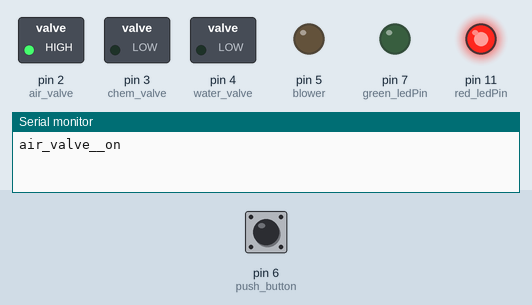
Simulated run of this sketch. Board: Arduino Uno, built with avr-gcc and run on an emulated ATmega328P. On the bench: switched loads named in the sketch (green lamp = pin HIGH), output pins drawn as LEDs (lit = HIGH), the last lines printed to the serial monitor. The inputs (shaded band) are chosen by the test bench; at power-on: pin 6 (push_button) HIGH.

Above: at 0.3 s.
At 20.5 s:
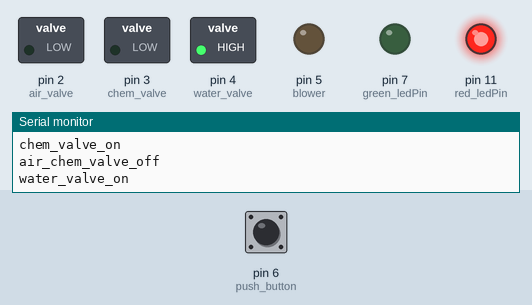
At 25.6 s:
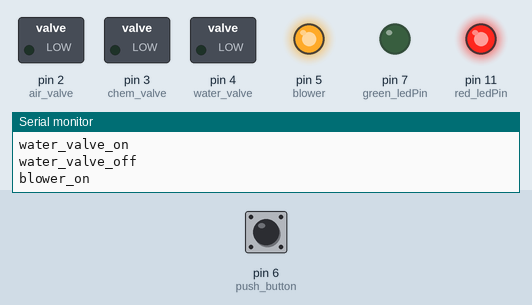
At 30.7 s:
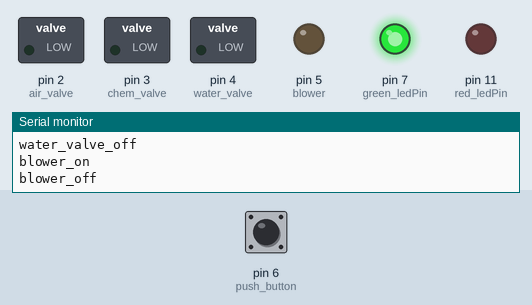
At 36.0 s:
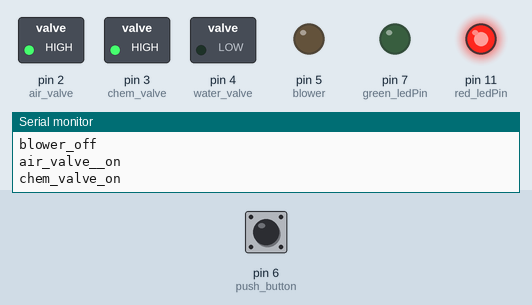
Timing chart, 0 to 37.5 s (numbered marks = the images above):
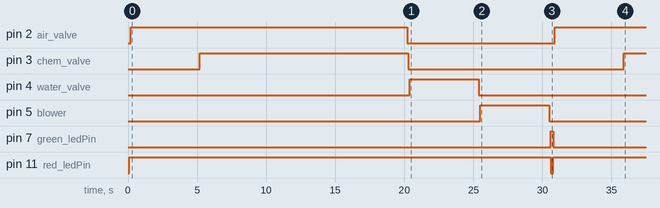

The sketch:

COVID_chamber.ino
```cpp
const int air_valve= 2;
const int chem_valve= 3;
const int water_valve= 4;
const int blower= 5;

const int push_button=6;
const int red_ledPin = 11;
const int green_ledPin = 7;
int buttonState = 0;

void setup() {
  Serial.begin(115200);
  pinMode(push_button, INPUT_PULLUP);
  pinMode(air_valve, OUTPUT);
  pinMode(chem_valve, OUTPUT);
  pinMode(water_valve, OUTPUT);
  pinMode(blower, OUTPUT);
  pinMode(red_ledPin, OUTPUT);
  pinMode(green_ledPin, OUTPUT);
}
void loop()
{
   buttonState = digitalRead(push_button);
   //Serial.println(buttonState);
   if (buttonState==1){
   delay(100);
   digitalWrite(green_ledPin, LOW);
   digitalWrite(red_ledPin, HIGH);
   delay(100);
   digitalWrite(air_valve, HIGH);
   Serial.println("air_valve__on");
   delay(5000);

   digitalWrite(chem_valve, HIGH);
   Serial.println("chem_valve_on");
   delay(15000);

   digitalWrite(air_valve, LOW);
   delay(100);
   digitalWrite(chem_valve, LOW);
   Serial.println("air_chem_valve_off");
   delay(100);

   digitalWrite(water_valve, HIGH);
   Serial.println("water_valve_on");
   delay(5000);
   digitalWrite(water_valve,LOW);
   Serial.println("water_valve_off");
   delay(100);

   digitalWrite(blower, HIGH);
   Serial.println("blower_on");
   delay(5000);
   digitalWrite(blower, LOW);
   Serial.println("blower_off");
   delay(100);

   digitalWrite(green_ledPin, HIGH);
   digitalWrite(red_ledPin, LOW);
   delay(100);
  }
//  else{
//    digitalWrite(green_ledPin, HIGH);
//    delay(2);
//    }

}
```

Measured:
- by itself, pin 2 (air_valve): LOW → HIGH at 0.20 s, → LOW 20.0 s later, → HIGH 10.7 s later
- by itself, pin 3 (chem_valve): LOW → HIGH at 5.2 s, → LOW 15.1 s later, → HIGH 15.6 s later
- by itself, pin 4 (water_valve): LOW → HIGH at 20.4 s, → LOW 5.0 s later
- by itself, pin 5 (blower): LOW → HIGH at 25.5 s, → LOW 5.0 s later
- by itself, pin 7 (green_ledPin): LOW → HIGH at 30.6 s, → LOW 0.20 s later
- by itself, pin 11 (red_ledPin): LOW → HIGH at 0.10 s, → LOW 30.5 s later, → HIGH 0.20 s later
